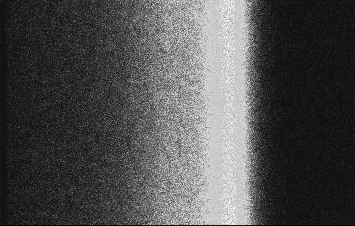
#> input picture data/raw/streak_test_image.png, 355 x 226 px
$ python read_streak_image.py
#> lines starting #> are read from the running program, lines starting #| are printed output that depends on the picture
import matplotlib.pyplot as plt
import matplotlib.image as mpimg
from numpy import shape, array, arange, diag, sqrt
from scipy.optimize import curve_fit
from esp.pysrc.utils.array_functions import search_array
from esp.pysrc.utils.fit_functions import sigmoid_function


def read_image_file(path_to_file):
    # Function to read image file and return in format you would get real image
    # Read in image file and convert to a numpy array
    # pixel_vals = array(plt.imread(path_to_file), dtype=float)
#> called with path_to_file = '../data/raw/streak_test_image.png'
    pixel_vals = mpimg.imread(path_to_file)
#> pixel_vals is the input picture: shape (226, 355) float32; min 0, max 1, mean 0.306
    # pixel_vals = image[::-1, :]  # Correct for reversal of data in y axis

    # Create time, and spatial axes
    image_len_x = shape(pixel_vals)[1]
#> image_len_x = 355
    image_len_y = shape(pixel_vals)[0]
#> image_len_y = 226
    x_axis = array(range(image_len_x))
#> x_axis = 355 values from 0 to 354
    y_axis = array(range(image_len_y))
#> y_axis = 226 values from 0 to 225

    return x_axis, y_axis, pixel_vals


def contour_image_plot(x_axis, y_axis, pixel_vals):
    # Function to plot data
    plt.contourf(x_axis, y_axis, pixel_vals, 50)
    plt.xlabel("Time")
    plt.ylabel("Space")


def get_yaxis_lineout(y_axis, pixel_vals, y_lineout_position):
    # Function to get a lineout in the y axis
    # Search y_axis for user requested position
    y_index_pos = search_array(y_axis, y_lineout_position)
    return pixel_vals[y_index_pos, :]


def fit_edge_profile(x_array, y_array):

    # Find edge position
    coefs_int = [0.0, 1.0, 1.0, 1.0]  # Initial guess of parameters
    coefs, cov = curve_fit(sigmoid_function, x_array, y_array, coefs_int)
    errors = sqrt(diag(cov))

    return coefs, errors


if __name__ == "__main__":

    # Get and read in the image data
    image_location = "../data/raw/streak_test_image.png"
    time, space, data = read_image_file(image_location)
#> time = 355 values from 0 to 354; space = 226 values from 0 to 225
    print(time.shape, space.shape, data.shape)
#| (355,) (226,) (226, 355)
    contour_image_plot(time, space, data)
    plt.show()
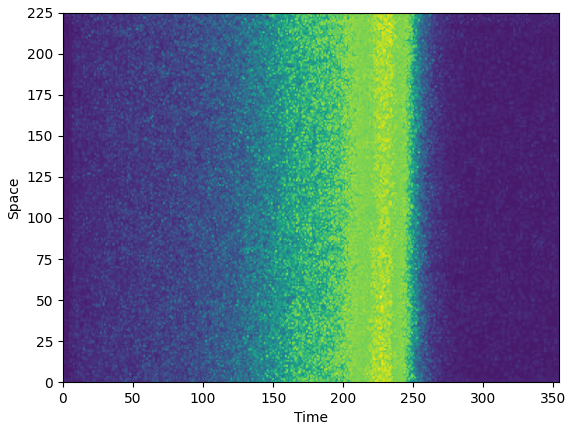
#> figure drawn by matplotlib, 1 panel

    # Define the positions to take lineouts
    lineout_positions = arange(0, 100, 10)

    # Create empty arrays and loop over image
    edge_times = []
    edge_times_errors = []
    for lineout_position in lineout_positions:

        # Pull a lineout from the image
        # TODO: select max and min y (event clicker) and loop over lineouts in this region
#> (the run stopped early here; a loop or call above may not have finished)
